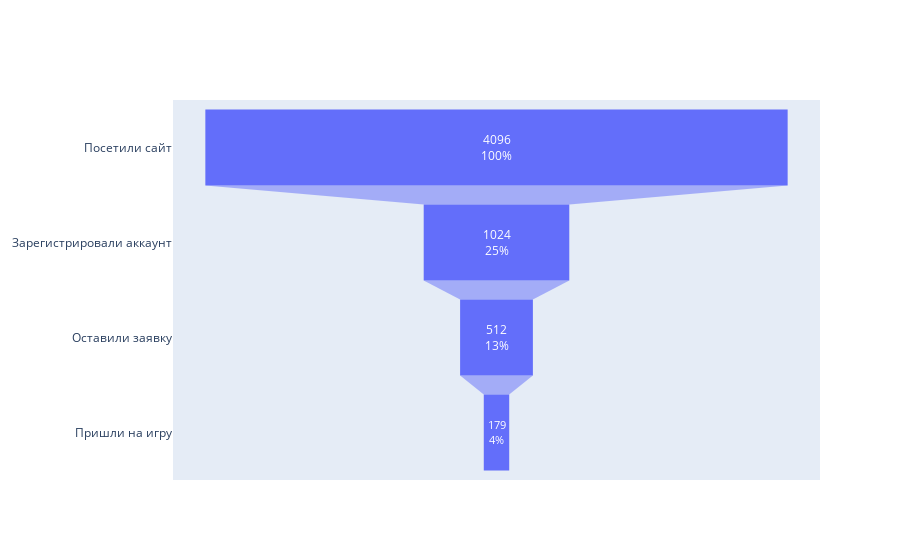

The code cell stored with this chart in its notebook:
### Code cell
from plotly import graph_objects as go

fig = go.Figure(go.Funnel(
    y = ["Посетили сайт", "Зарегистрировали аккаунт", "Оставили заявку", "Пришли на игру"],
    x = [int(visits), int(acc_created), int(app_created), int(games)],
                textposition = "inside",
    textinfo = "value+percent initial"))

fig.show()

### Figure 1 — Plotly figure (JSON) as saved in the notebook; plotly's stock layout.template omitted (floating-point values rounded to 4 significant figures)
{"data": [{"textinfo": "value+percent initial", "textposition": "inside", "type": "funnel", "x": [4096, 1024, 512, 179], "y": ["Посетили сайт", "Зарегистрировали аккаунт", "Оставили заявку", "Пришли на игру"]}], "layout": {}}
